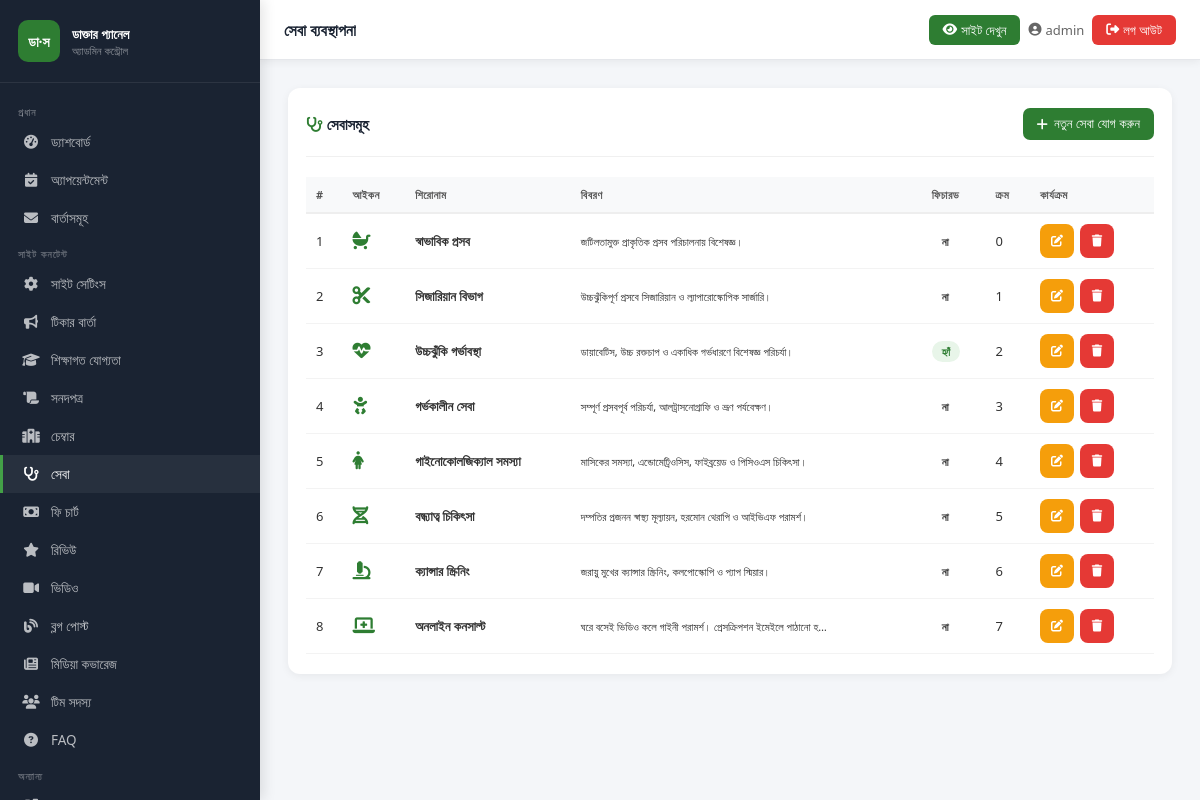
The page /admin-panel/services/ (signed in) on the database its author committed.
### core/models.py (models this page shows, shortened)
class Service(models.Model):
    icon_class = models.CharField(max_length=100, default='fas fa-stethoscope')
    title = models.CharField(max_length=200)
    description = models.TextField()
    is_featured = models.BooleanField(default=False)
    is_active = models.BooleanField(default=True)
    order = models.IntegerField(default=0)
    class Meta:
        ordering = ['order']
        verbose_name = 'সেবা'

### core/admin_views.py (the view, shortened to what this page needs)
# urls.py: path('services/', av.manage_services, name='admin_services'),
@login_required(login_url='/admin-panel/login/')
def manage_services(request):
    items = Service.objects.all()
    return render(request, 'admin_panel/services.html', {'items': items})

### core/context_processors.py (called while the page is built)
def site_settings(request):
    try:
        settings = SiteSettings.objects.first()
        if not settings:
            settings = SiteSettings()
    except Exception:
        settings = SiteSettings()
    return {'site': settings}

### templates/admin_panel/services.html (shortened to what this page needs)
{% extends "admin_panel/base_admin.html" %}
{% block page_title %}সেবা ব্যবস্থাপনা{% endblock %}
{% block nav_services %}active{% endblock %}
{% block content %}
<div class="card">
  <div class="card__header">
    <span class="card__title"><i class="fas fa-stethoscope" style="color:#2e7d32"></i> সেবাসমূহ</span>
    <button class="btn btn-primary" onclick="openModal('addModal')"><i class="fas fa-plus"></i> নতুন সেবা যোগ করুন</button>
  </div>
  <div style="overflow-x:auto">
  <table class="tbl">
    <thead><tr><th>#</th><th>আইকন</th><th>শিরোনাম</th><th>বিবরণ</th><th>ফিচারড</th><th>ক্রম</th><th>কার্যক্রম</th></tr></thead>
    <tbody>
      {% for item in items %}
      <tr>
        <td>{{ item.pk }}</td>
        <td><i class="{{ item.icon_class }}" style="font-size:18px;color:#2e7d32"></i></td>
        <td><strong>{{ item.title }}</strong></td>
        <td><small>{{ item.description|truncatechars:60 }}</small></td>
        <td>{% if item.is_featured %}<span class="badge badge-success">হ্যাঁ</span>{% else %}<span class="badge badge-secondary">না</span>{% endif %}</td>
        <td>{{ item.order }}</td>
        <td>
          <div class="action-buttons">
            <button class="btn btn-warning btn-sm btn-icon" onclick="openEdit({{ item.pk }},'{{ item.icon_class|escapejs }}','{{ item.title|escapejs }}','{{ item.description|escapejs }}',{{ item.is_featured|yesno:'true,false' }},{{ item.order }})"><i class="fas fa-edit"></i></button>
            <form method="POST" style="display:inline" onsubmit="return confirm('মুছবেন?')"><button type="submit" class="btn btn-danger btn-sm btn-icon"><i class="fas fa-trash"></i></button></form>
          </div>
        </td>
      </tr>
      {% empty %}<tr><td colspan="7"><div class="empty-state"><i class="fas fa-stethoscope"></i><p>কোনো সেবা নেই</p></div></td></tr>
      {% endfor %}
    </tbody>
  </table>
  </div>
</div>
{% endblock %}

### templates/admin_panel/base_admin.html (shortened to what this page needs)
<!DOCTYPE html>
<html lang="bn">
<head>
  <link rel="stylesheet" href="https://cdnjs.cloudflare.com/ajax/libs/font-awesome/6.5.0/css/all.min.css">
  {% load static %}
</head>
<body>
<aside class="sidebar" id="sidebar">
  <div class="sidebar__brand">
    <div class="sidebar__brand-icon">ডা·স</div>
    <div class="sidebar__brand-text">
      <h3>ডাক্তার প্যানেল</h3>
      <p>অ্যাডমিন কন্ট্রোল</p>
    </div>
  </div>
  <nav class="sidebar__nav">
    <div class="nav-section-label">প্রধান</div>
    <a href="{% url 'admin_dashboard' %}" class="sidebar__link {% block nav_dashboard %}{% endblock %}"><i class="fas fa-tachometer-alt"></i> ড্যাশবোর্ড</a>
    <a href="{% url 'admin_appointments' %}" class="sidebar__link {% block nav_appointments %}{% endblock %}"><i class="fas fa-calendar-check"></i> অ্যাপয়েন্টমেন্ট</a>
    <a href="{% url 'admin_messages' %}" class="sidebar__link {% block nav_messages %}{% endblock %}"><i class="fas fa-envelope"></i> বার্তাসমূহ</a>
    <div class="nav-section-label">সাইট কনটেন্ট</div>
    <a href="{% url 'admin_site_settings' %}" class="sidebar__link {% block nav_settings %}{% endblock %}"><i class="fas fa-cog"></i> সাইট সেটিংস</a>
    <a href="{% url 'admin_tickers' %}" class="sidebar__link {% block nav_tickers %}{% endblock %}"><i class="fas fa-bullhorn"></i> টিকার বার্তা</a>
    <a href="{% url 'admin_qualifications' %}" class="sidebar__link {% block nav_qualifications %}{% endblock %}"><i class="fas fa-graduation-cap"></i> শিক্ষাগত যোগ্যতা</a>
    <a href="{% url 'admin_certificates' %}" class="sidebar__link {% block nav_certificates %}{% endblock %}"><i class="fas fa-scroll"></i> সনদপত্র</a>
    <a href="{% url 'admin_chambers' %}" class="sidebar__link {% block nav_chambers %}{% endblock %}"><i class="fas fa-hospital-alt"></i> চেম্বার</a>
    <a href="{% url 'admin_services' %}" class="sidebar__link {% block nav_services %}{% endblock %}"><i class="fas fa-stethoscope"></i> সেবা</a>
    <a href="{% url 'admin_fees' %}" class="sidebar__link {% block nav_fees %}{% endblock %}"><i class="fas fa-money-bill"></i> ফি চার্ট</a>
    <a href="{% url 'admin_reviews' %}" class="sidebar__link {% block nav_reviews %}{% endblock %}"><i class="fas fa-star"></i> রিভিউ</a>
    <a href="{% url 'admin_videos' %}" class="sidebar__link {% block nav_videos %}{% endblock %}"><i class="fas fa-video"></i> ভিডিও</a>
    <a href="{% url 'admin_blogs' %}" class="sidebar__link {% block nav_blogs %}{% endblock %}"><i class="fas fa-blog"></i> ব্লগ পোস্ট</a>
    <a href="{% url 'admin_media' %}" class="sidebar__link {% block nav_media %}{% endblock %}"><i class="fas fa-newspaper"></i> মিডিয়া কভারেজ</a>
    <a href="{% url 'admin_team' %}" class="sidebar__link {% block nav_team %}{% endblock %}"><i class="fas fa-users"></i> টিম সদস্য</a>
    <a href="{% url 'admin_faqs' %}" class="sidebar__link {% block nav_faqs %}{% endblock %}"><i class="fas fa-question-circle"></i> FAQ</a>
    <div class="nav-section-label">অন্যান্য</div>
    <a href="/" target="_blank" class="sidebar__link"> সাইট দেখুন</a>
  </nav>
</aside>
<div class="topbar">
  <div style="display:flex; align-items:center; gap:8px;">
    <span class="topbar__title">{% block page_title %}ড্যাশবোর্ড{% endblock %}</span>
  </div>
  <div class="topbar__right">
    <a href="/" target="_blank" class="view-site-btn"><i class="fas fa-eye"></i> <span class="hide-xs">সাইট দেখুন</span></a>
    <span class="topbar__user"><i class="fas fa-user-circle"></i> <span class="hide-sm">{{ request.user.username }}</span></span>
    <a href="{% url 'admin_logout' %}" class="topbar__logout"><i class="fas fa-sign-out-alt"></i> <span class="hide-xs">লগ আউট</span></a>
  </div>
</div>
<main class="main-content">
  {% block content %}{% endblock %}
</main>
</body>
</html>

### rows shown on the page
Service: pk "1", title "স্বাভাবিক প্রসব", description "জটিলতামুক্ত প্রাকৃতিক প্রসব পরিচালনায় বিশেষজ্ঞ।", is_featured "না", order "0"
Service: pk "2", title "সিজারিয়ান বিভাগ", description "উচ্চঝুঁকিপূর্ণ প্রসবে সিজারিয়ান ও ল্যাপারোস্কোপিক সার্জারি।", is_featured "না", order "1"
Service: pk "3", title "উচ্চঝুঁকি গর্ভাবস্থা", description "ডায়াবেটিস, উচ্চ রক্তচাপ ও একাধিক গর্ভধারণে বিশেষজ্ঞ পরিচর্যা।", is_featured "হ্যাঁ", order "2"
Service: pk "4", title "গর্ভকালীন সেবা", description "সম্পূর্ণ প্রসবপূর্ব পরিচর্যা, আলট্রাসনোগ্রাফি ও ভ্রূণ পর্যবেক্ষণ।", is_featured "না", order "3"
Service: pk "5", title "গাইনোকোলজিক্যাল সমস্যা", description "মাসিকের সমস্যা, এন্ডোমেট্রিওসিস, ফাইব্রয়েড ও পিসিওএস চিকিৎসা।", is_featured "না", order "4"
Service: pk "6", title "বন্ধ্যাত্ব চিকিৎসা", description "দম্পতির প্রজনন স্বাস্থ্য মূল্যায়ন, হরমোন থেরাপি ও আইভিএফ পরামর্শ।", is_featured "না", order "5"
Service: pk "7", title "ক্যান্সার স্ক্রিনিং", description "জরায়ু মুখের ক্যান্সার স্ক্রিনিং, কলপোস্কোপি ও প্যাপ স্মিয়ার।", is_featured "না", order "6"
Service: pk "8", title "অনলাইন কনসাল্ট", description "ঘরে বসেই ভিডিও কলে গাইনী পরামর্শ। প্রেসক্রিপশন ইমেইলে পাঠানো হ…", is_featured "না", order "7"

### other values the page prints
{{ request.user.username }} "admin"
